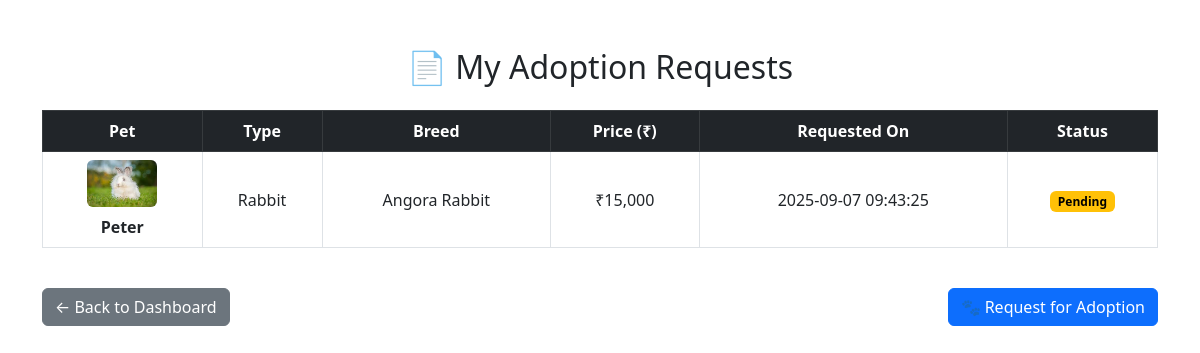
The app's page /my_requests.php (signed in) with its own data.
### tables this page shows
CREATE TABLE `adoption_requests` (
  `request_id` int(11) NOT NULL,
  `user_id` int(11) DEFAULT NULL,
  `pet_id` int(11) DEFAULT NULL,
  `full_name` varchar(100) NOT NULL,
  `message` text DEFAULT NULL,
  `status` varchar(50) DEFAULT 'pending',
  `requested_on` timestamp NOT NULL DEFAULT current_timestamp(),
  `email` varchar(100) NOT NULL,
  `phone` varchar(20) NOT NULL,
  `address` text NOT NULL,
  `experience` text DEFAULT NULL,
  `reason` text DEFAULT NULL
);

CREATE TABLE `pets` (
  `pet_id` int(11) NOT NULL,
  `name` varchar(100) NOT NULL,
  `type` varchar(50) DEFAULT NULL,
  `breed` varchar(100) DEFAULT NULL,
  `age` int(11) DEFAULT NULL,
  `gender` varchar(10) DEFAULT NULL,
  `price` decimal(10,2) DEFAULT 0.00,
  `description` text DEFAULT NULL,
  `image` varchar(255) DEFAULT NULL,
  `status` varchar(20) DEFAULT 'available',
  `added_on` timestamp NOT NULL DEFAULT current_timestamp()
);

### my_requests.php (the view, shortened to what this page needs)
<?php
include 'includes/config.php';
$user_id = $_SESSION['user_id'];
?>
<!DOCTYPE html>
<html lang="en">
<head>
    <link href="https://cdn.jsdelivr.net/npm/bootstrap@5.3.0/dist/css/bootstrap.min.css" rel="stylesheet">
</head>
<body class="container my-5">
    <h2 class="mb-4 text-center">📄 My Adoption Requests</h2>
    <div class="table-responsive">
    <table class="table table-bordered table-hover align-middle">
        <thead class="table-dark text-center">
            <tr>
                <th>Pet</th>
                <th>Type</th>
                <th>Breed</th>
                <th>Price (₹)</th>
                <th>Requested On</th>
                <th>Status</th>
            </tr>
        </thead>
        <tbody class="text-center">
            <?php
            $query = "SELECT ar.requested_on, ar.status, ar.reason,
                             p.name, p.type, p.breed, p.image, p.price
                      FROM adoption_requests ar
                      JOIN pets p ON ar.pet_id = p.pet_id
                      WHERE ar.user_id = ?
                      ORDER BY ar.requested_on DESC";
            $stmt = $conn->prepare($query);
            $stmt->bind_param("i", $user_id);
            $stmt->execute();
            $result = $stmt->get_result();
            if ($result->num_rows > 0) {
                while ($row = $result->fetch_assoc()) {
                    echo "<tr>
                            <td>
                                <img src='assets/images/pet-uploads/{$row['image']}'
                                     alt='{$row['name']}' width='70' class='rounded mb-2'><br>
                                <strong>{$row['name']}</strong>
                            </td>
                            <td>{$row['type']}</td>
                            <td>{$row['breed']}</td>
                            <td>₹" . number_format($row['price'], 0) . "</td>
                            <td>{$row['requested_on']}</td>
                            <td>
                                <span class='badge text-bg-" . statusColor($row['status']) . "'>
                                    " . ucfirst($row['status']) . "
                                </span>
                            </td>
                          </tr>";
                }
            } else {
                echo "<tr><td colspan='6' class='text-center'>🐾 You haven’t made any adoption requests yet.</td></tr>";
            }
            function statusColor($status) {
                return match ($status) {
                    'approved' => 'success',
                    'rejected' => 'danger',
                    default => 'warning',
                };
            }
            ?>
        </tbody>
    </table>
    </div>
    <div class="d-flex justify-content-between mt-4">
        <a href="dashboard.php" class="btn btn-secondary">← Back to Dashboard</a>
        <a href="view_pets.php" class="btn btn-primary">🐾 Request for Adoption</a>
    </div>
</body>
</html>

### records on screen
adoption_requests: pet.image (picture), pet.name "Peter", pet.type "Rabbit", pet.breed "Angora Rabbit", pet.price "15,000", requested_on "2025-09-07 09:43:25", status "Pending"
